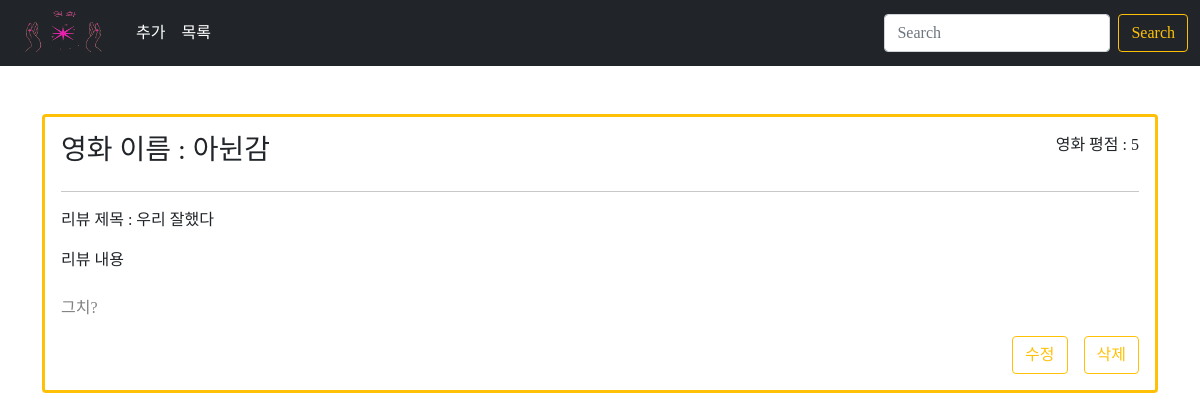
/reviews/10/, run on the app's committed database.
### reviews/models.py (models this page shows)
class Review(models.Model):
    title = models.CharField(max_length=80)
    content = models.TextField()
    movie_name = models.CharField(max_length=80)
    grade = models.IntegerField()
    created_at = models.DateTimeField(auto_now_add=True)
    updated_at = models.DateTimeField(auto_now=True)

### reviews/views.py (the view)
# urls.py: path("<int:pk>/", views.detail, name="detail"),
def detail(request, pk):
    review = Review.objects.get(pk=pk)
    context = {
        "review": review,
    }
    return render(request, "reviews/detail.html", context)

### reviews/templates/reviews/detail.html (shortened to what this page needs)
{% extends 'base.html' %}
{% load django_bootstrap5%}
{% block body %}
  <div class="mt-5 p-3 border border-3 border-warning rounded">
    <div class='d-flex justify-content-between'>
      <h3 class="">영화 이름 :
        {{review.movie_name}}</h3>
      <p class="">영화 평점 :
        {{review.grade}}</p>
    </div>
    <hr>
    <p>리뷰 제목 :
      {{review.title}}</p>
    리뷰 내용<p style="color:gray;">
      <br>
      {{review.content}}</p>
    <div class="d-flex justify-content-end">
      <a type="button" href="{%url 'reviews:update' review.pk %}" class="btn btn-outline-warning me-3">
        수정
      </a>
      <a type='button' href="{%url 'reviews:delete' review.pk %}" class="btn btn-outline-warning">
        삭제
      </a>
    </div>
  </div>
{% endblock %}

### static/CSS/style.css (style rules this page uses)
body { font-family: '-KITA-Regular'; }

### data on the page
Review: movie_name "아뉜감", grade "5", title "우리 잘했다", content "그치?"
